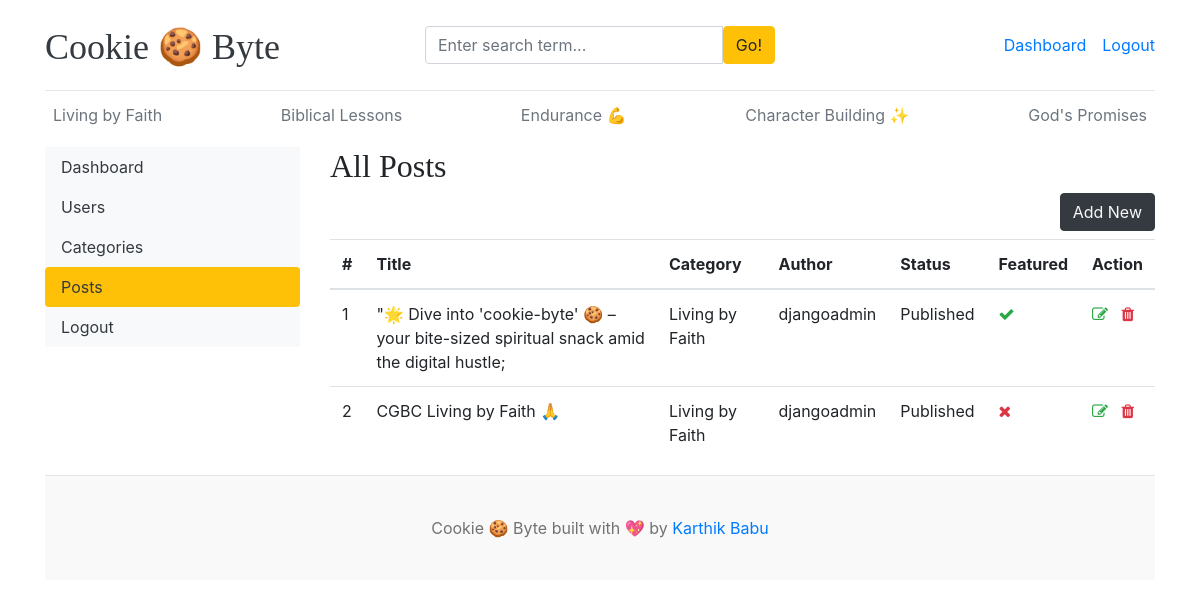
The page /dashboard/posts/ (signed in) on the database its author committed.
### blogs/models.py (models this page shows, shortened)
class Category(models.Model):
    category_name = models.CharField(max_length=50, unique=True)
    created_at = models.DateTimeField(auto_now_add=True)
    updated_at = models.DateTimeField(auto_now=True)
    class Meta:
        verbose_name_plural = 'categories'
    def __str__(self):
        return self.category_name

class Blog(models.Model):
    title = models.CharField(max_length=100)
    slug = models.SlugField(max_length=150, unique=True, blank=True)
    category = models.ForeignKey(Category, on_delete=models.CASCADE)
    author = models.ForeignKey(User, on_delete=models.CASCADE)
    featured_image = models.ImageField(upload_to='uploads/%Y/%m/%d')
    short_description = models.TextField(max_length=500,)
    blog_body = models.TextField(max_length=2000)
    status = models.CharField(max_length=20,choices=STATUS_CHOICES,default='Draft')
    is_featured = models.BooleanField(default=False)
    created_at = models.DateTimeField(auto_now_add=True)
    updated_at = models.DateTimeField(auto_now=True)

### dashboards/views.py (the view)
# urls.py: path('posts/',views.posts, name='posts'),
@login_required(login_url='login')
def posts(request):
    posts = Blog.objects.all()
    context = {
        'posts':posts,
    }
    return render(request,'dashboard/posts.html',context)

### blogs/context_processors.py (called while the page is built)
def get_categories(request):
    categories = Category.objects.all()
    return dict(categories=categories)

def get_social_links(request):
    social_links = SocialLink.objects.all()
    return dict(social_links=social_links)

### templates/dashboard/posts.html (shortened to what this page needs)
{% extends 'base.html' %}
{% block content %}
<div class="row">
  {% include 'dashboard/sidebar.html' %}
  <div class="col-md-9">
    <h2>All Posts</h2>
    <a href="{% url 'add_post' %}" class="btn btn-dark text-light float-right mb-2">Add New</a>
    <table class="table table-hover">
  <thead>
    <tr>
      <th>#</th>
      <th>Title</th>
      <th>Category</th>
      <th>Author</th>
      <th>Status</th>
      <th>Featured</th>
      <th>Action</th>
    </tr>
  </thead>
  <tbody>
  {% for post in posts %}
    <tr>
      <td>{{ forloop.counter }}</td>
      <td>{{ post.title }}</td>
      <td>{{ post.category }}</td>
      <td>{{ post.author }}</td>
      <td>{{ post.status }}</td>
      <td>{% if post.is_featured %}<i class="fa fa-check text-success"> {% else %}<i class="fa fa-times text-danger"> {% endif %}</td>
     <td>
    {% if user.is_staff or user.is_superuser %}
        <a href="{% url 'edit_post' post.id %}"><i class="fa fa-edit text-success"></i></a>
        <a href="{% url 'delete_post' post.id %}"><i class="fa fa-trash text-danger"></i></a>
    {% endif %}
</td>
    </tr>
  {% endfor %}
  </tbody>
</table>
</div>
</div>
{% endblock %}

### templates/base.html (shortened to what this page needs)
{% load static %}
<!DOCTYPE html>
<html lang="en">
<head>
    <link href="https://getbootstrap.com/docs/4.0/dist/css/bootstrap.min.css" rel="stylesheet">
    <link href="{% static 'css/blog.css' %}" rel="stylesheet">
    <link rel="stylesheet" href="https://cdnjs.cloudflare.com/ajax/libs/font-awesome/4.7.0/css/font-awesome.min.css">
  </head>
<body>
    <div class="container">
      <header class="blog-header py-3">
        <div class="row flex-nowrap justify-content-between align-items-center">
          <div class="col-4 pt-1">
            <a class="blog-header-logo text-dark" href="/">Cookie 🍪 Byte</a>
          </div>
            <div class="col-4">
                <form action="{% url 'search' %}" method="GET">
                    <div class="input-group">
                        <input class="form-control" type="text" name="keyword" value="{{ keyword }}" placeholder="Enter search term..." aria-label="Enter search term..." aria-describedby="button-search" />
                        <button type="submit" class="btn btn-warning" id="button-search" type="button">Go!</button>
                    </div>
                </form>
            </div>
          <div class="col-4 d-flex justify-content-end align-items-center">
              {% if not user.is_authenticated %}
            <a class="btn btn-sm btn-warning" href="{% url 'login' %}">Login</a> &nbsp;
            <a class="btn btn-sm btn-outline-secondary" href="{% url 'register' %}">Register</a>
              {% else %}
              <span> <a href="{% url 'dashboard' %}">Dashboard</a></span>
                <span><a href="{% url 'logout' %}">Logout</a></span>
             {% endif %}
          </div>
        </div>
      </header>
      <div class="nav-scroller py-1 mb-2">
        <nav class="nav d-flex justify-content-between">
          {% for cat in categories %}
          <a class="p-2 text-muted" href="{% url 'posts_by_category' cat.id %}">{{cat.category_name}}</a>
          {% endfor %}
        </nav>
      </div>
        {% block content %}
        {% endblock %}
        <footer class="blog-footer">
  <p>Cookie 🍪 Byte built with 💖 by <a href="#">Karthik Babu</a></p>
</footer>
</body>
</html>

### blog_main/static/css/blog.css (style rules this page uses)
.blog-header { border-bottom: 1px solid #e5e5e5; }
.blog-header-logo { font-family: "Playfair Display", Georgia, "Times New Roman", serif; font-size: 2.25rem; }
h1, h2, h3, h4, h5, h6 { font-family: "Playfair Display", Georgia, "Times New Roman", serif; }
.blog-footer { padding: 2.5rem 0; color: #727272; text-align: center; background-color: #f9f9f9; border-top: .05rem solid #e5e5e5; }
.blog-footer p:last-child { margin-bottom: 0; }

### rows shown on the page
Category: category_name "Living by Faith"
Category: category_name "Biblical Lessons"
Category: category_name "Endurance 💪"
Category: category_name "Character Building ✨"
Category: category_name "God's Promises"
Blog: title "\"🌟 Dive into 'cookie-byte' 🍪 – your bite-sized spiritual snack amid the digital hustle;", category "Living by Faith", author "djangoadmin", status "Published", is_featured True (drawn)
Blog: title "CGBC Living by Faith 🙏", category "Living by Faith", author "djangoadmin", status "Published", is_featured False (drawn)
